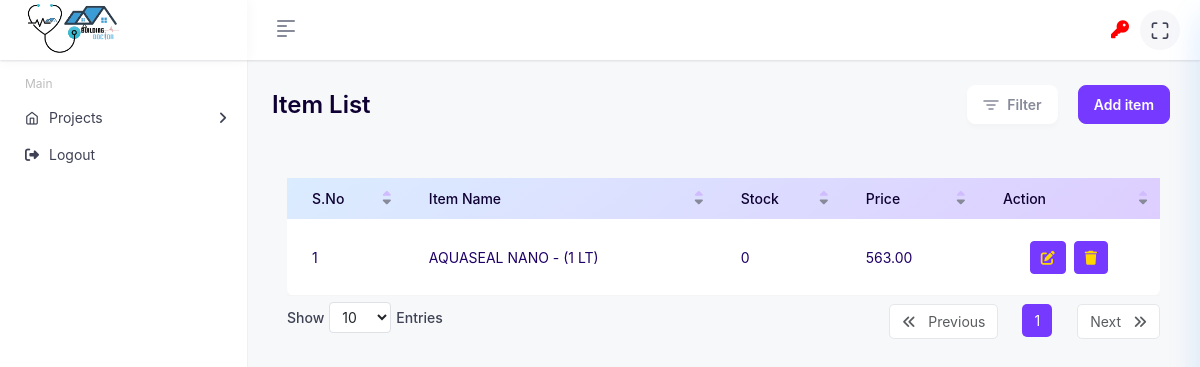
Screenshot of /itemlist.php?name=AQUASEAL NANO - (1 LT) (signed in) with the database file from the repository.
### tables this page shows
CREATE TABLE `add_item` (
  `id` int(11) NOT NULL,
  `item_name` varchar(225) NOT NULL,
  `price` decimal(10,2) NOT NULL,
  `stock` varchar(255) NOT NULL
);

### itemlist.php (the view, shortened to what this page needs)
<!DOCTYPE html>
<html lang="en" data-layout="vertical" data-topbar="light" data-sidebar="light" data-sidebar-size="lg"
    data-sidebar-image="none">
<head>
    <link rel="stylesheet" href="https://cdn.jsdelivr.net/npm/bootstrap@5.3.0-alpha1/dist/css/bootstrap.min.css">
    <link rel="stylesheet" href="assets/css/bootstrap.min.css">
    <link rel="stylesheet" href="assets/plugins/fontawesome/css/fontawesome.min.css">
    <link rel="stylesheet" href="https://cdnjs.cloudflare.com/ajax/libs/font-awesome/6.0.0-beta3/css/all.min.css">
    <link rel="stylesheet" href="assets/plugins/fontawesome/css/all.min.css">
    <link rel="stylesheet" href="assets/plugins/feather/feather.css">
    <link rel="stylesheet" href="assets/css/bootstrap-datetimepicker.min.css">
    <link rel="stylesheet" href="assets/plugins/datatables/datatables.min.css">
    <link rel="stylesheet" href="assets/css/style.css">
</head>
<body>
    <div class="main-wrapper">
        <div class="header header-one">
            <div class="main-logo d-inline float-start d-lg-flex align-items-center d-none d-sm-none d-md-none">
                <div class="logo-color">
                    <a href="add-quotations.php">
                        <img src="assets/img/bd-logo.png" class="img-fluid logo-blue" alt="Logo" width="100px">
                    </a>
                </div>
            </div>
            <a href="javascript:void(0);" id="toggle_btn">
                <span class="toggle-bars">
                    <span class="bar-icons"></span>
                    <span class="bar-icons"></span>
                    <span class="bar-icons"></span>
                    <span class="bar-icons"></span>
                </span>
            </a>
            <ul class="nav nav-tabs user-menu">
                <li>
                    <button class="btn btn-blue" data-bs-toggle="modal" data-bs-target="#changePasswordModal"
                        style="display: flex; align-items: center; justify-content: center; padding: 10px;">
                        <i class="fas fa-key" style="font-size: 18px; color: red;"></i></button>
                </li>
                <li class="nav-item has-arrow dropdown-heads">
                    <a href="javascript:void(0);" class="win-maximize">
                        <i class="fe fe-maximize"></i>
                    </a>
                </li>
            </ul>
        </div>
        <div class="sidebar" id="sidebar">
            <div class="sidebar-inner slimscroll">
                <div id="sidebar-menu" class="sidebar-menu">
                    <ul class="sidebar-vertical">
                        <li class="menu-title"><span>Main</span></li>
                        <ul class="sidebar-vertical">
                            <li class="submenu">
                                <a href="#"><i class="fe fe-home"></i> <span>Projects</span> <span
                                        class="menu-arrow"></span></a>
                            </li>
                            <li>
                                <a href="logout.php"><i class="fas fa-sign-out-alt"></i> <span>Logout</span></a>
                            </li>
                        </ul>
                </div>
            </div>
        </div>
        <?php
            include('db.php');
            $filter_name = isset($_GET['name']) ? $con->real_escape_string($_GET['name']) : '';
            $sql = "SELECT * FROM add_item WHERE item_name LIKE '%$filter_name%'";
            $result = $con->query($sql);
        ?>
    </div>
    <div class="page-wrapper">
        <div class="content container-fluid">
            <div class="page-header">
                <div class="content-page-header">
                    <h5>Item List</h5>
                    <div class="list-btn">
                        <ul class="filter-list">
                            <li>
                                <a class="btn btn-filters w-auto popup-toggle" data-bs-toggle="tooltip"
                                    data-bs-placement="bottom" title="Filter">
                                    <span class="me-2"><img src="assets/img/icons/filter-icon.svg"
                                            alt="filter"></span>Filter
                                </a>
                            </li>
                            <li>
                                <a class="btn btn-primary w-auto" data-bs-toggle="modal"
                                    data-bs-target="#quotationModal">Add item</a>
                            </li>
                        </ul>
                    </div>
                </div>
            </div>
            <div class="container mt-5">
                <div class="row">
                    <div class="col-sm-12">
                        <div class="card-table">
                            <div class="card-body">
                                <div class="table-responsive">
                                    <table class="table table-center table-hover datatable" id="salesTable">
                                        <thead class="thead-light">
                                            <tr>
                                                <th>S.No</th>
                                                <th>Item Name</th>
                                                <th>Stock</th>
                                                <th>Price</th>
                                                <th>Action</th>
                                            </tr>
                                        </thead>
                                        <tbody>
                                            <?php
                                                        if ($result->num_rows > 0) {
                                                            $sno = 1;
                                                            while ($row = $result->fetch_assoc()) {
                                                                $item_id = $row['id'];
                                                                $item_name = $row['item_name'];
                                                                $stock = $row['stock'];
                                                                $price = $row['price'];
                                                                $stock_color = $stock < 0 ? 'style="color: red;"' : '';
                                                                echo "<tr>";
                                                                echo "<td>" . htmlspecialchars($sno) . "</td>";
                                                                echo "<td>" . htmlspecialchars($item_name) . "</td>";
                                                                echo "<td $stock_color>" . htmlspecialchars($stock) . "</td>";
                                                                echo "<td>" . htmlspecialchars($price) . "</td>";
                                                                echo "<td>
                                                                        <div class='d-flex justify-content-center'>
                                                                            <a href='javascript:void(0);' class='btn btn-primary btn-sm me-2' data-bs-toggle='modal' data-bs-target='#updateModal'
                                                                                data-id='" . urlencode($item_id) . "'
                                                                                data-name='" . htmlspecialchars($item_name) . "'
                                                                                data-stock='" . htmlspecialchars($stock) . "'
                                                                                data-price='" . htmlspecialchars($price) . "'>
                                                                                <i class='fas fa-edit' style='color:gold;'></i>
                                                                            </a>
                                                                            <a href='javascript:void(0);' class='btn btn-primary btn-sm' onclick='confirmDelete(" . json_encode($item_id) . ")'>
                                                                                <i class='fas fa-trash' style='color:gold;'></i>
                                                                            </a>
                                                                        </div>
                                                                    </td>";
                                                                echo "</tr>";
                                                                $sno++;
                                                            }
                                                        } else {
                                                            echo "<tr><td colspan='5' class='text-center'>No items found.</td></tr>";
                                                        }
                                                     ?>
                                        </tbody>
                                    </table>
                                </div>
                            </div>
                        </div>
                    </div>
                </div>
            </div>
        </div>
    </div>
</body>
</html>

### rows the page displays
add_item: item_name "AQUASEAL NANO - (1 LT)", stock "0", price "563.00"
